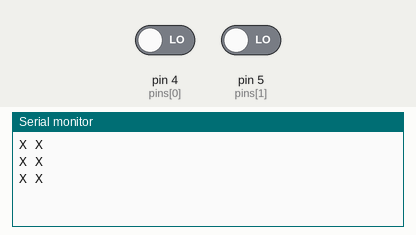
Recording of a sketch running on a simulated Arduino Uno, built with avr-gcc and run on an emulated ATmega328P. Parts: the last lines printed to the serial monitor. The test bench sets the inputs (shaded band); at power-on: pin 4 (pins[0]) LOW, pin 5 (pins[1]) LOW.

Above: at 2.8 s.
2.9 s: pin 4 (pins[0]) driven HIGH
At 3.6 s:
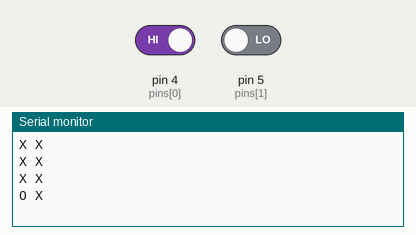
5.5 s: pin 5 (pins[1]) driven HIGH
At 6.8 s:
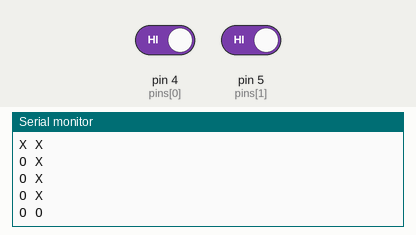
8.5 s: pin 4 (pins[0]) driven LOW
At 9.4 s:
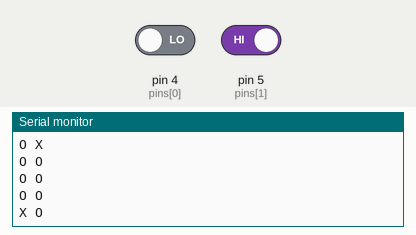

Measured:
- after the input at 2.9 s, the serial monitor: prints a new line after 0.10 s (image 1)
- after the input at 5.5 s, the serial monitor: prints a new line after 0.50 s (image 2)
- after the input at 8.5 s, the serial monitor: prints a new line after 0.50 s (image 3)

The sketch:

digital_input.ino
```cpp
int pins[] = {4,5};

void setup() {
  Serial.begin(9600);
  for(int i =0;i<2;i++){
    pinMode(pins[i],INPUT);
  }
  // put your setup code here, to run once:

}

void loop() {
  // put your main code here, to run repeatedly:
  for (int i=0; i<2; i++){
    bool state = digitalRead(pins[i]);
    if(state){
      Serial.print("O ");

    }
    else{
      Serial.print("X ");
    }
  }
  Serial.println();
  delay(1000);
}
```
